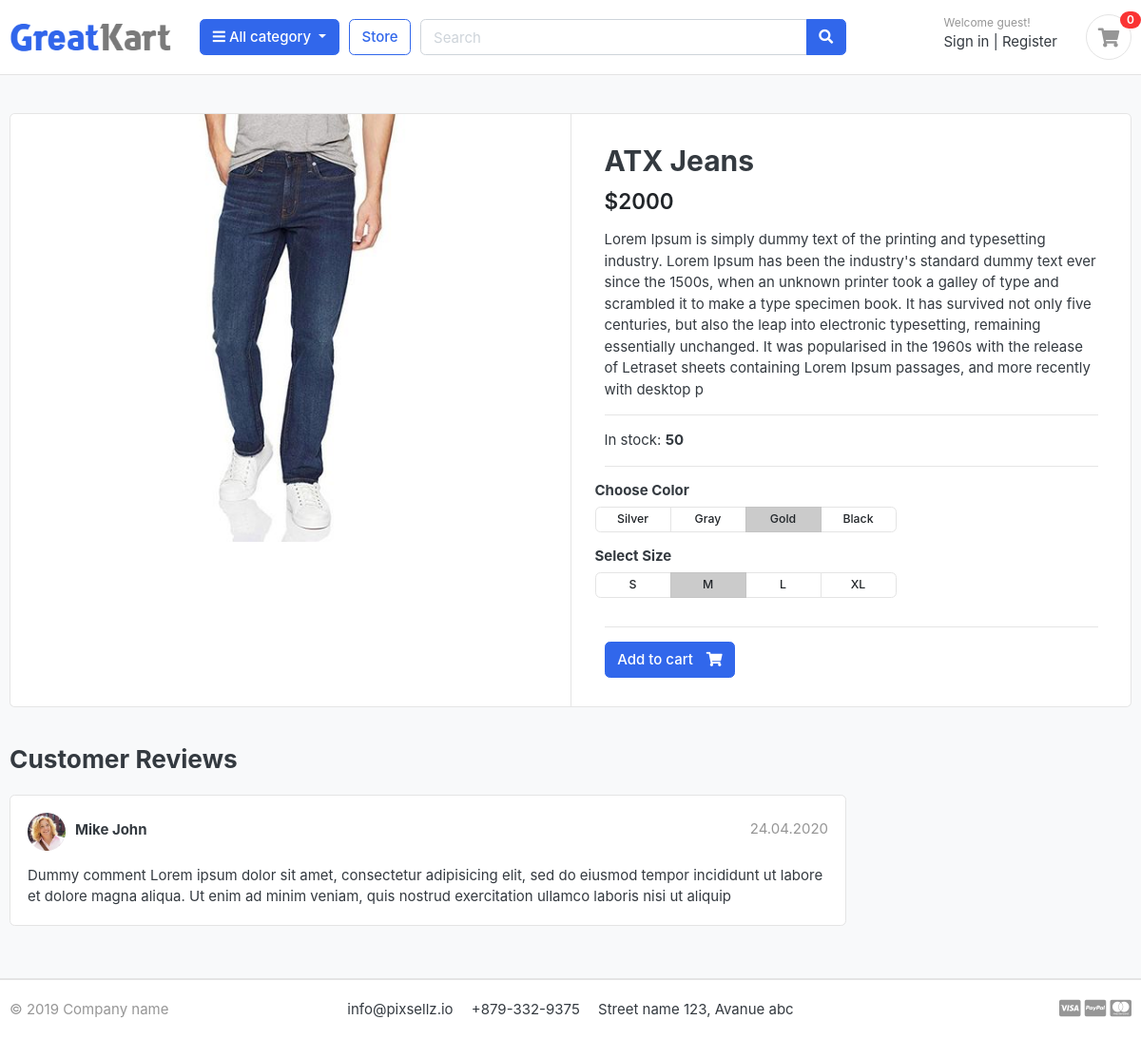
The page /store/pants/atx-jeans/ on the database its author committed.
### store/models.py (models this page shows)
class Product(models.Model):
    product_name = models.CharField(max_length=100, unique=True)
    slug = models.SlugField(max_length=100, unique=True)
    description = models.TextField(max_length=500, blank=True)
    price = models.IntegerField()
    image = models.ImageField(upload_to='photos/products')
    stock = models.IntegerField()
    is_available = models.BooleanField(default=True)
    category = models.ForeignKey(Category, on_delete=models.CASCADE)
    created_at = models.DateTimeField(auto_now_add=True)
    modified_at = models.DateTimeField(auto_now=True)
    def __str__(self):
        return self.product_name

### store/views.py (the view)
# urls.py: path('<slug:category_slug>/<slug:product_slug>/', product_details, name='product_details'),
def product_details(request, category_slug, product_slug):
    product = Product.objects.get(slug=product_slug, category__slug=category_slug)
    print(product)
    context = {'product': product}
    return render(request, 'store/product_details.html', context)

### store/templates/store/product_details.html
{% extends 'base.html' %} {% block body %}
<section class="section-content padding-y bg">
  <div class="container">
    <div class="card">
      <div class="row no-gutters">
        <aside class="col-md-6">
          <article class="gallery-wrap">
            <div class="img-big-wrap">
              <a href="#"><img src="{{ product.image.url }}" /></a>
            </div>
          </article>
        </aside>
        <main class="col-md-6 border-left">
          <article class="content-body">
            <h2 class="title">{{ product.product_name }}</h2>
            <div class="mb-3">
              <var class="price h4">${{ product.price }}</var>
            </div>
            <p>{{ product.description }}</p>
            <hr />
            In stock: <b>{{ product.stock }}</b>
            <hr />
            <div class="row">
              <div class="item-option-select">
                <h6>Choose Color</h6>
                <div
                  class="btn-group btn-group-sm btn-group-toggle"
                  data-toggle="buttons"
                >
                  <label class="btn btn-light">
                    <input type="radio" name="radio_color" /> Silver
                  </label>
                  <label class="btn btn-light">
                    <input type="radio" name="radio_color" /> Gray
                  </label>
                  <label class="btn btn-light active">
                    <input type="radio" name="radio_color checked" /> Gold
                  </label>
                  <label class="btn btn-light">
                    <input type="radio" name="radio_color" /> Black
                  </label>
                </div>
              </div>
            </div>
            <div class="row">
              <div class="item-option-select">
                <h6>Select Size</h6>
                <div
                  class="btn-group btn-group-sm btn-group-toggle"
                  data-toggle="buttons"
                >
                  <label class="btn btn-light">
                    <input type="radio" name="radio_color" /> S
                  </label>
                  <label class="btn btn-light active">
                    <input type="radio" name="radio_color" checked /> M
                  </label>
                  <label class="btn btn-light">
                    <input type="radio" name="radio_color" /> L
                  </label>
                  <label class="btn btn-light">
                    <input type="radio" name="radio_color" /> XL
                  </label>
                </div>
              </div>
            </div>
            <hr />
            <a href="{% url 'add_to_cart' product.id %}" class="btn btn-primary">
              <span class="text">Add to cart</span>
              <i class="fas fa-shopping-cart"></i>
            </a>
          </article>
        </main>
      </div>
    </div>
    <br />
    <div class="row">
      <div class="col-md-9">
        <header class="section-heading">
          <h3>Customer Reviews</h3>
        </header>
        <article class="box mb-3">
          <div class="icontext w-100">
            <img
              src="./images/avatars/avatar1.jpg"
              class="img-xs icon rounded-circle"
            />
            <div class="text">
              <span class="date text-muted float-md-right">24.04.2020 </span>
              <h6 class="mb-1">Mike John</h6>
            </div>
          </div>
          <div class="mt-3">
            <p>
              Dummy comment Lorem ipsum dolor sit amet, consectetur adipisicing
              elit, sed do eiusmod tempor incididunt ut labore et dolore magna
              aliqua. Ut enim ad minim veniam, quis nostrud exercitation ullamco
              laboris nisi ut aliquip
            </p>
          </div>
        </article>
      </div>
    </div>
  </div>
</section>
{% endblock body %}

### static/css/ui.css (style rules this page uses)
html { font-family: "Inter", sans-serif; font-size: 15px; }
.content-body { flex: 1 1 auto; padding: 2rem 2.3rem; }
.img-xs, .img-sm, .img-md, .img-lg { -o-object-fit: cover; object-fit: cover; flex-shrink: 0; flex-grow: 0; }
.img-xs { width: 40px; height: 40px; }
.padding-y { padding-top: 40px; padding-bottom: 40px; }
var { font-style: normal; }
article:after, .form-group:after { display: block; clear: both; content: ""; }
.bg { background-color: #f8f9fa; }
.section-heading { margin-bottom: 20px; margin-top: 15px; }
p:last-child { margin-bottom: 0; }
.btn-light { background-color: #fff; border-color: #e4e4e4; }
.btn .text + i { margin-left: 10px; }
.icontext { display: inline-flex; align-items: center; vertical-align: middle; }
.icontext .text { width: 100%; line-height: 1.2; }
.icontext .icon { position: relative; margin-right: 10px; flex-shrink: 0; flex-grow: 0; }
.price { font-weight: 600; color: #212529; }
.box { padding: 18px; background: #fff; border-radius: 0.37rem; border: 1px solid #e4e4e4; }
.box img { max-width: 100%; }
.gallery-wrap .img-big-wrap { margin-bottom: 10px; border-radius: 0.37rem; overflow: hidden; background-color: #fff; }
.gallery-wrap .img-big-wrap a { text-align: center; display: block; }
.gallery-wrap .img-big-wrap img { height: 450px; width: auto; display: inline-block; }
.item-option-select { margin-bottom: 1rem; display: inline-block; margin-right: 15px; }
.item-option-select .btn { min-width: 80px; }

### rows shown on the page
Product: image (picture), product_name "ATX Jeans", price "2000", description "Lorem Ipsum is simply dummy text of the printing and typesetting industry. Lorem Ipsum has been the industry's standard dummy text ever since the 1500s, when an unknown printer took a galley of type and scrambled it to make a type specimen book. It has survived not only five centuries, but also the leap into electronic typesetting, remaining essentially unchanged. It was popularised in the 1960s with the release of Letraset sheets containing Lorem Ipsum passages, and more recently with desktop p", stock "50"
